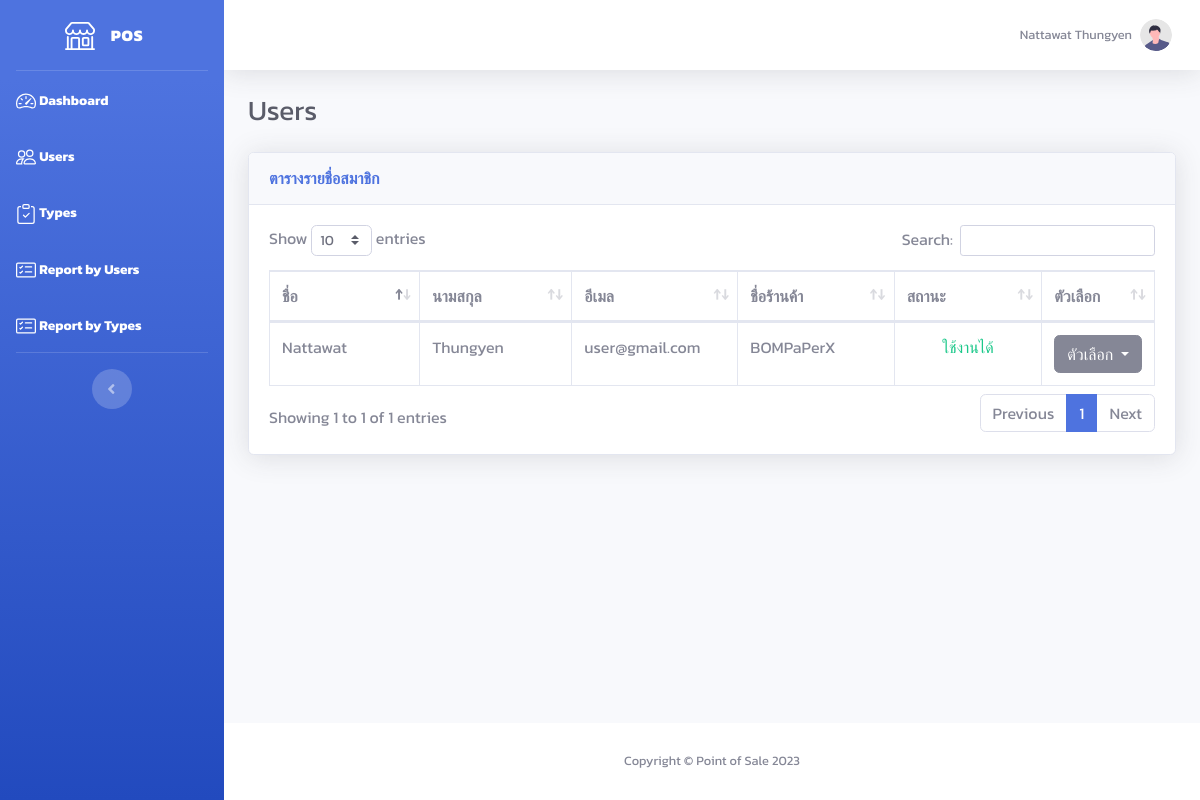
Before: /admin/user.php (signed in) with the older database file.
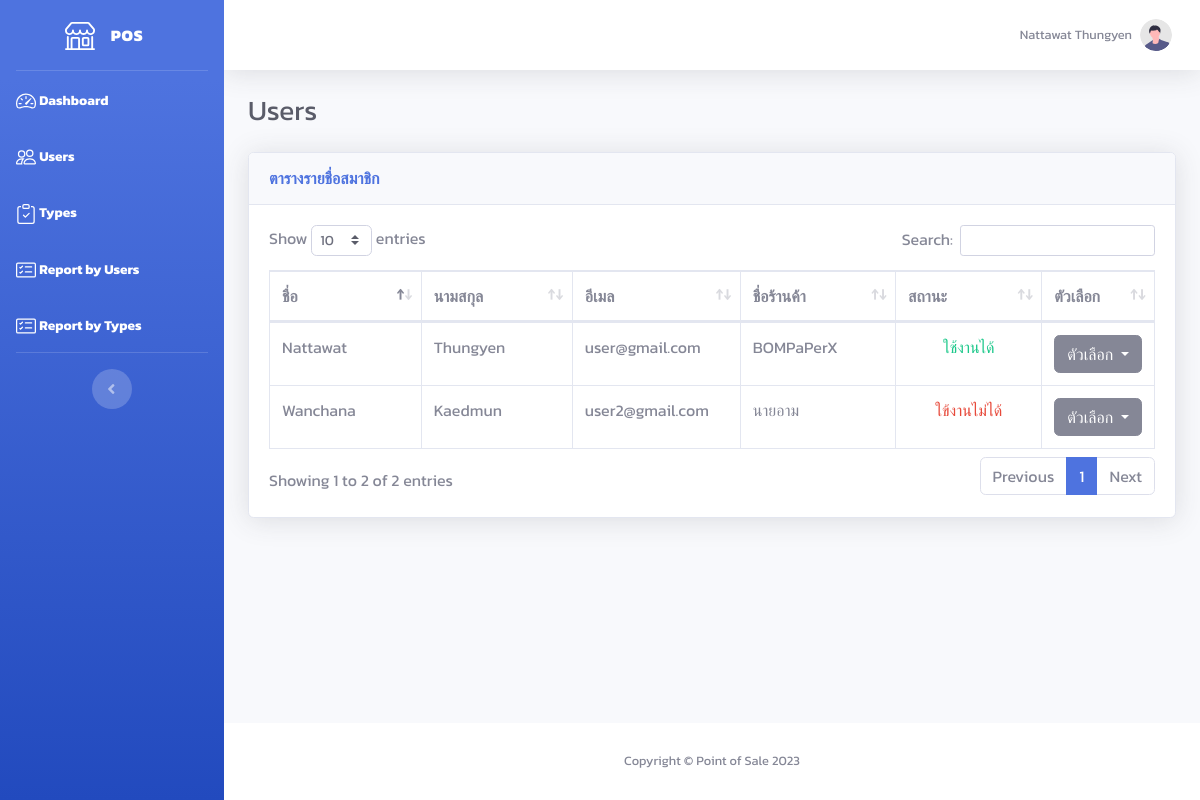
After: the same page with the newer database file.
### tables this page shows
CREATE TABLE `user` (
  `user_id` int(10) NOT NULL,
  `email` varchar(255) NOT NULL,
  `password` varchar(255) NOT NULL,
  `status` tinyint(1) NOT NULL COMMENT '0=disable\r\n1=enable',
  `firstname` varchar(255) NOT NULL,
  `lastname` varchar(255) NOT NULL,
  `store` varchar(255) NOT NULL,
  `description` text NOT NULL,
  `img_path` text NOT NULL
);

### admin/user.php (the view, shortened to what this page needs)
<!DOCTYPE html>
<html lang="en">
<?php
require '../include/connect.php';
include '../include/header.php';
$user_data = $connect->prepare("SELECT * FROM user");
$user_data->execute();
$row_user = $user_data->fetchAll(PDO::FETCH_ASSOC);
?>
<body id="page-top">
    <div id="wrapper">
        <?php include '../include/sidebar_admin.php'; ?>
        <div id="content-wrapper" class="d-flex flex-column">
            <div id="content">
                <?php include '../include/topbar.php'; ?>
                <div class="container-fluid">
                    <div class="d-sm-flex align-items-center justify-content-between mb-4">
                        <h1 class="h3 mb-0 text-gray-800">Users</h1>
                    </div>
                    <div class="card shadow mb-4">
                        <div class="card-header py-3">
                            <h6 class="m-0 font-weight-bold text-primary">ตารางรายชื่อสมาชิก</h6>
                        </div>
                        <div class="card-body">
                            <div class="table-responsive">
                                <table class="table table-bordered" id="dataTable" width="100%" cellspacing="0">
                                    <thead>
                                        <tr>
                                            <th width="20%">ชื่อ</th>
                                            <th width="20%">นามสกุล</th>
                                            <th width="20%">อีเมล</th>
                                            <th width="20%">ชื่อร้านค้า</th>
                                            <th width="20%">สถานะ</th>
                                            <th width="10%">ตัวเลือก</th>
                                        </tr>
                                    </thead>
                                    <tbody>
                                        <?php foreach ($row_user as $row) { ?>
                                            <tr>
                                                <td><?= $row['firstname'] ?></td>
                                                <td><?= $row['lastname'] ?></td>
                                                <td><?= $row['email'] ?></td>
                                                <td><?= $row['store'] ?></td>
                                                <?php if ($row['status'] == 0) { ?>
                                                    <td class="text-danger text-center">ใข้งานไม่ได้</td>
                                                <?php } else { ?>
                                                    <td class="text-success text-center">ใช้งานได้</td>
                                                <?php } ?>
                                                <td class="text-center">
                                                    <div class="dropdown">
                                                        <button class="btn btn-secondary dropdown-toggle" type="button" data-toggle="dropdown" aria-expanded="false">
                                                            ตัวเลือก
                                                        </button>
                                                    </div>
                                                </td>
                                            </tr>
                                        <?php } ?>
                                    </tbody>
                                </table>
                            </div>
                        </div>
                    </div>
                </div>
            </div>
            <?php include '../include/footer.php'; ?>
        </div>
    </div>
</body>
</html>

Changed rows visible on the page:
added user: firstname "Wanchana", lastname "Kaedmun", email "user2@gmail.com", store "นายอาม", status "ใข้งานไม่ได้"
Other visible differences:
text written by a page script: "Show entries Search: Showing 1 to 1 of 1 entries Previous 1 Next" → "Show entries Search: Showing 1 to 2 of 2 entries Previous 1 Next"
